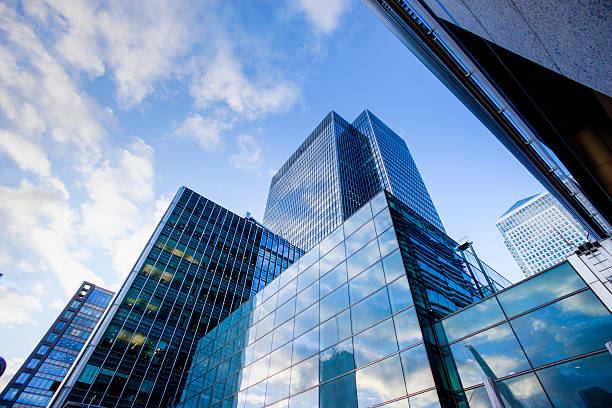
#> input picture windows.jpg, 612 x 408 px
$ jupyter execute --allow-errors image_enhancement.ipynb
#> lines starting #> are read from the running program, lines starting #| are printed output that depends on the picture; after the words box and inside, x2 and y2 are one past the last pixel; in counts of white or black regions, pixels touching at a corner belong together
[cell 1]
import os
import cv2
import numpy as np
import matplotlib.pyplot as plt
from IPython.display import Image

[cell 2]
fogg = cv2.imread("fogg.jpeg" , cv2.IMREAD_COLOR)
#> (the rest of this cell did not finish here and is left out)

Incraesing or Decreasing brightness

#> (a cell that did not finish here is left out)

Multiplication or Contrast

* Just like addition can result in brightness change, multiplication can be used to improve the contrast of the image.
* Contrast is the difference in the intensity values of the pixels of an image.
* Multiplying the intensity values with a constant can make the difference larger or smaller ( if multiplying factor is < 1 ).

#> (a cell that did not finish here is left out)

The weird colors in higher contrast are because of the fact that some pixels in that region already had values closer to 255 and after multiplication with 1.2 , the resulting product became greater than 255 and hence the overflow issue.

Handling the overflow issue using np.clip

#> (a cell that did not finish here is left out)

Image Thresholding

retval, dst = cv2.threshold( src, thresh, maxval, type[, dst] )

* src: input array (multiple-channel, 8-bit or 32-bit floating point).

* thresh: threshold value.

* maxval: maximum value to use with the THRESH_BINARY and THRESH_BINARY_INV thresholding types.

* type: thresholding type (see ThresholdTypes).

[cell 6]
window = cv2.imread("windows.jpg" , cv2.IMREAD_GRAYSCALE)
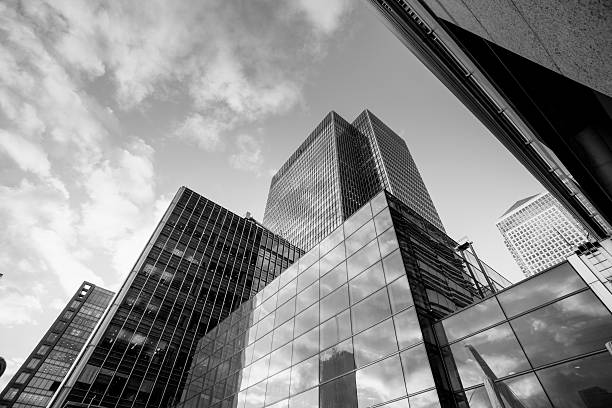
#> window: shape (408, 612); min 0, max 255, mean 138.2

retval, img_thresh = cv2.threshold(window, 120, 255, cv2.THRESH_BINARY)
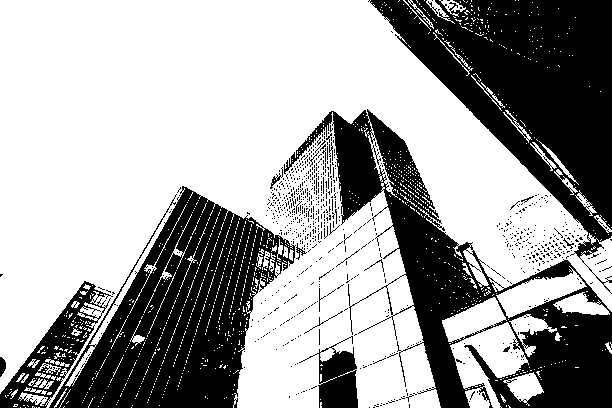
#> img_thresh: shape (408, 612); 63.6% white; 826 black regions (807 under 20 px), largest, box (x1, y1, x2, y2) and area: (368, 0, 612, 294) 30213, (49, 186, 296, 408) 26320, (284, 109, 612, 408) 25767

# Show the images
plt.figure(figsize=[18, 5])
#> (this line was passed over: IPython is not available in this run)

plt.subplot(121);plt.imshow(window, cmap="gray");  plt.title("Original")
#> (this line was passed over: IPython is not available in this run)
#> (this line was passed over: IPython is not available in this run)
#> (this line was passed over: IPython is not available in this run)
plt.subplot(122);plt.imshow(img_thresh, cmap="gray");plt.title("Thresholded")
#> (this line was passed over: IPython is not available in this run)
#> (this line was passed over: IPython is not available in this run)
#> (this line was passed over: IPython is not available in this run)

print(img_thresh.shape)

$ run again, with boat.jpg copied over windows.jpg
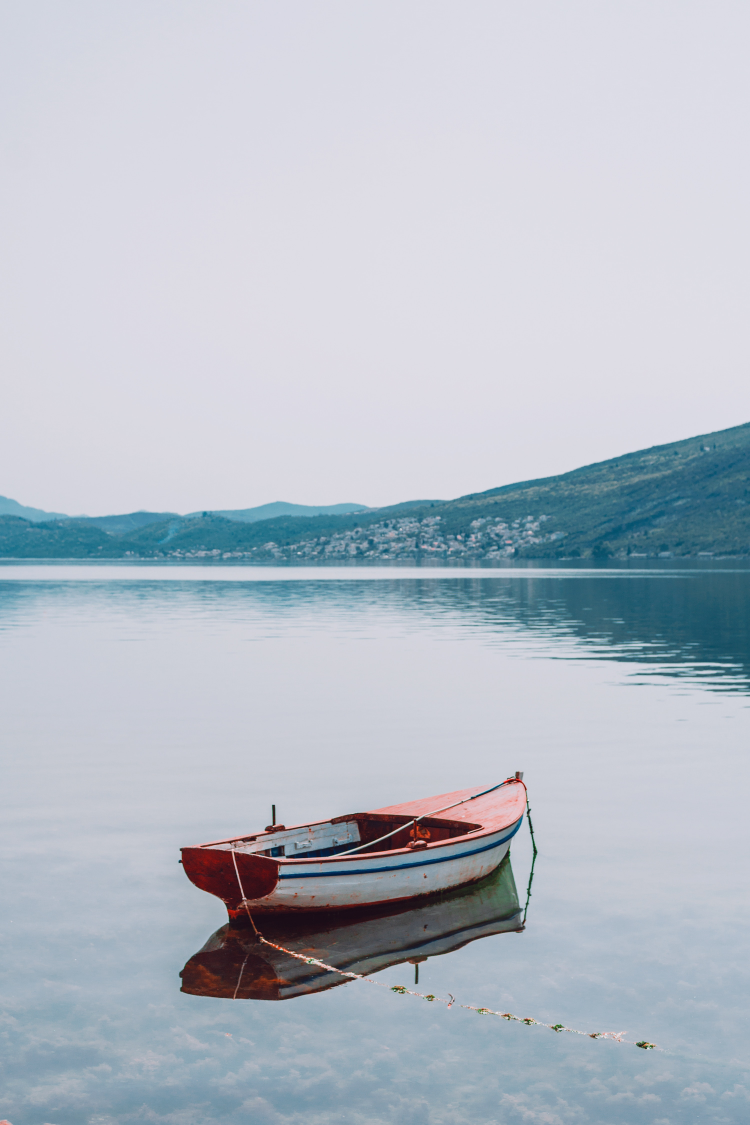
#> input picture boat.jpg, 3000 x 4500 px (shown at 1/4 size)
#> `window = cv2.imread("windows.jpg" , cv2.IMREAD_GRAYSCALE)`:
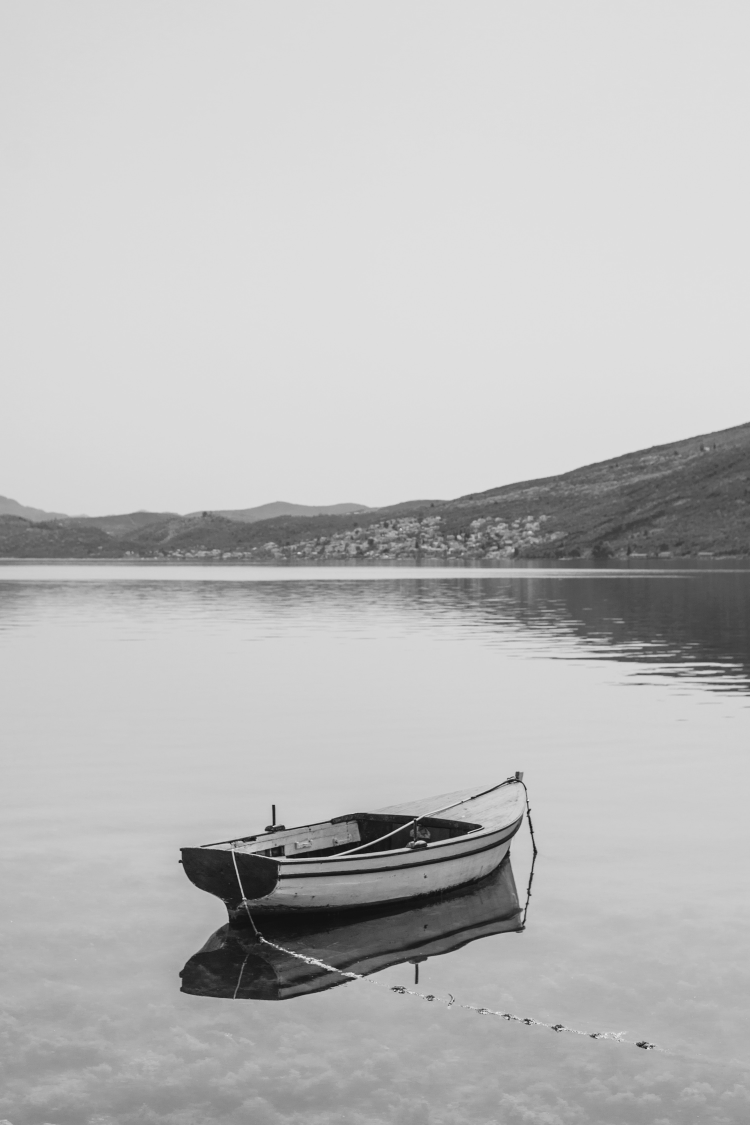
#> window: shape (4500, 3000) (shown at 1/4 size); min 5, max 248, mean 187
#> `retval, img_thresh = cv2.threshold(window, 120, 255, cv2.THRESH_BINARY)`:
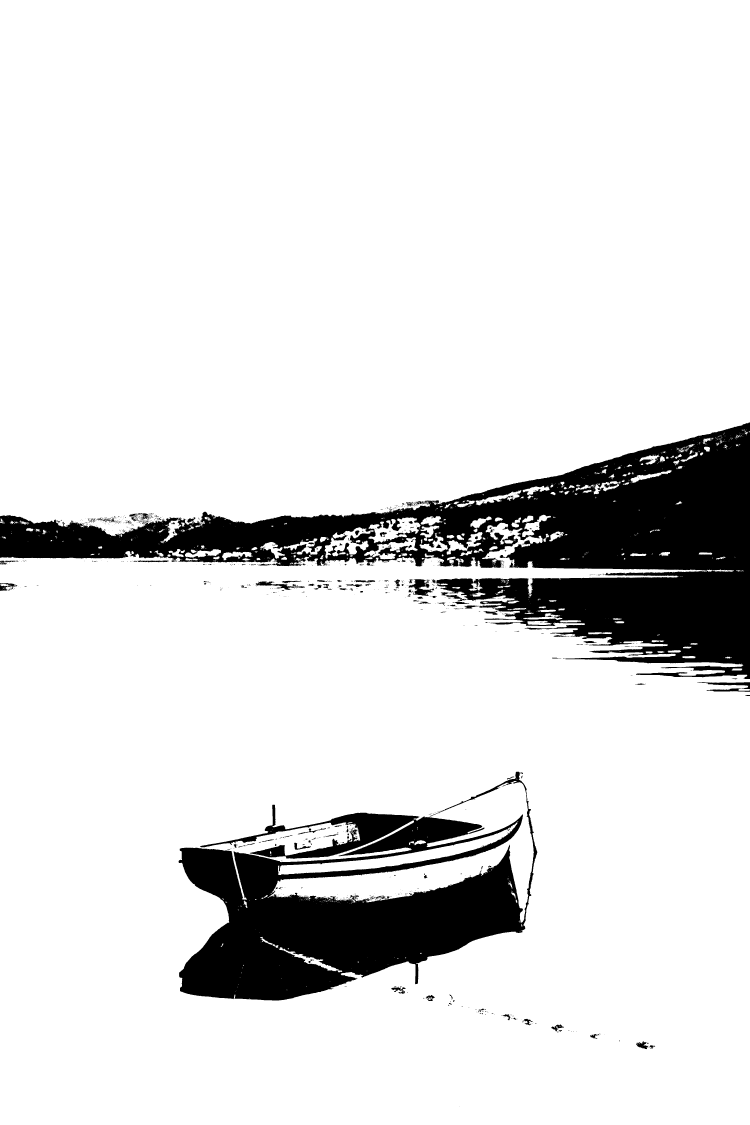
#> img_thresh: shape (4500, 3000) (shown at 1/4 size); 88% white; 1390 black regions (1225 under 20 px), largest, box (x1, y1, x2, y2) and area: (0, 1690, 3000, 2716) 1002053, (714, 3087, 2149, 4002) 587488, (1633, 2317, 1736, 2384) 3320
